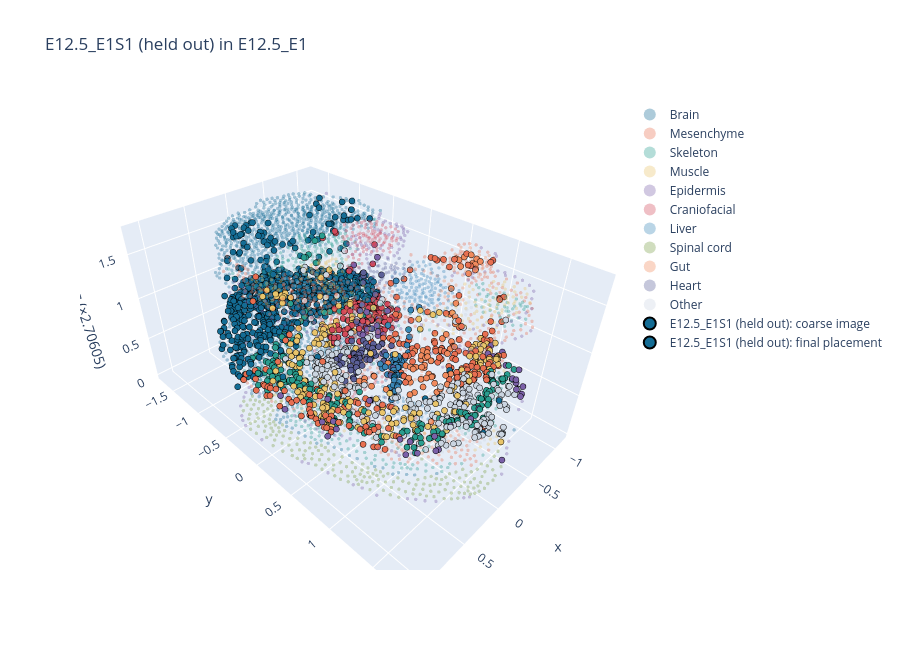

The notebook cell this image was saved under:
### Markdown cell above
## Same-species check: held-out stack sections placed as queries

Each interior section in turn is removed from the stack. Its neighbours are joined by their direct coupling from the leave-one-out check, and the section is placed back with the stack's own features (`X_feat`). It should land at its own z, with tilt about 0, `det = +1` and full coverage. The offsets from the true z measure how well the pipeline places a section in the best case, for both z estimates:
- **scan**: the plane search over virtual sections;
- **sections**: the parabola through the objectives of the real sections.

The "true" z comes from the gap estimates, which are themselves uncertain (saturated gaps are lower bounds). The table therefore also gives the position as a share of the gap between the neighbours (t: 0 at the lower neighbour, 1 at the upper), next to t* of the leave-one-out check. Plots are shown for the middle section only.

### Code cell
def drop_section(ST, k, P_loo):
    keep = ST["section"] != ST["names"][k]
    new_idx = np.full(len(keep), -1); new_idx[keep] = np.arange(keep.sum())
    pairs = []
    for kk, (i, j, w) in enumerate(ST["pairs"]):
        if kk == k - 1:   # (k-1, k) and (k, k+1) become one pair (k-1, k+1)
            off_a, off_b = np.flatnonzero(ST["section"] == ST["names"][k - 1])[0], np.flatnonzero(ST["section"] == ST["names"][k + 1])[0]
            i2, j2, w2 = s3.displacement_pairs(P_loo, off_a, off_b)
            pairs.append((new_idx[i2], new_idx[j2], w2))
        elif kk != k:
            pairs.append((new_idx[i], new_idx[j], w))
    out = dict(ST, names=[s for s in ST["names"] if s != ST["names"][k]], z=np.delete(ST["z"], k), section=ST["section"][keep],
               xyz=ST["xyz"][keep], labels=ST["labels"][keep], emb={e: x[keep] for e, x in ST["emb"].items()},
               Y=Y_stack_hvg[keep], pairs=pairs)
    return out

ss_rows = []
if SAMESPECIES_TEST and loo_pairs:
    k_plot = sorted(loo_pairs, key=lambda kk: abs(kk - (n_sec - 1) / 2))[0]
    t_star = best_t.set_index("section").t_star if len(loo) else pd.Series(dtype=float)
    for k in sorted(loo_pairs):
        s = stack_names[k]
        m = ST["section"] == s
        q_ss = dict(name=f"{s} (held out)", xy=centred(stack_red[s].obsm["spatial"]), emb=ST["emb"]["X_feat"][m],
                    labels=ST["labels"][m], Y=Y_stack_hvg[m], full_obs=None, L=lat(STACK_DS, s)[0])
        ST_minus = drop_section(dict(ST, Y=None), k, loo_pairs[k])
        # the query is scaled to an RMS radius of 1, the stack by its median; undo the difference for this check
        q_ss["xy"] *= s3.rms_radius(xy_raw[s])
        r, _ = place_query(q_ss, ST_minus, emb_key="X_feat", final_method="fgw", compare=False, plots=(k == k_plot))
        if r is None:
            continue
        za, zb = z_sec[k - 1], z_sec[k + 1]
        tt = lambda zz: (zz - za) / (zb - za)
        ss_rows.append(dict(section=s, true_z=z_sec[k], z0_scan=r["z0_scan"], z0_sections=r["z0_sections"],
                            z0_coarse=r["z0_coarse"], t_true=tt(z_sec[k]), t_scan=tt(r["z0_scan"]),
                            t_sections=tt(r["z0_sections"]), t_star_loo=t_star.get(s, np.nan),
                            tilt=f"{r['theta_u_scan']:+.0f}/{r['theta_v_scan']:+.0f}", det=r["det"],
                            label_acc=r["label_acc"]))
    ss = pd.DataFrame(ss_rows)
    if len(ss):
        print(ss.round(3).to_string(index=False))
        for e in ("scan", "sections", "coarse"):
            print(f"mean |z0 - true z| ({e}): {np.mean(np.abs(ss[f'z0_{e}'] - ss.true_z)):.3f}")
        print(f"mean |z of the nearest neighbour - true z|: "
              f"{np.mean([min(z_sec[k] - z_sec[k - 1], z_sec[k + 1] - z_sec[k]) for k in sorted(loo_pairs)]):.3f}")

### Figure 1 — Plotly figure (JSON) as saved in the notebook; plotly's stock layout.template omitted (floating-point values rounded to 4 significant figures; data arrays with more than 128 entries replaced by an {"elided": "..."} marker saying what was removed)
{"data": [{"marker": {"color": "#146C94", "opacity": 0.35, "size": 2}, "mode": "markers", "name": "Brain", "type": "scatter3d", "x": {"elided": "1409 float values"}, "y": {"elided": "1409 float values"}, "z": {"elided": "1409 float values"}}, {"marker": {"color": "#E76F51", "opacity": 0.35, "size": 2}, "mode": "markers", "name": "Mesenchyme", "type": "scatter3d", "x": {"elided": "553 float values"}, "y": {"elided": "553 float values"}, "z": {"elided": "553 float values"}}, {"marker": {"color": "#2A9D8F", "opacity": 0.35, "size": 2}, "mode": "markers", "name": "Skeleton", "type": "scatter3d", "x": {"elided": "462 float values"}, "y": {"elided": "462 float values"}, "z": {"elided": "462 float values"}}, {"marker": {"color": "#E9C46A", "opacity": 0.35, "size": 2}, "mode": "markers", "name": "Muscle", "type": "scatter3d", "x": {"elided": "253 float values"}, "y": {"elided": "253 float values"}, "z": {"elided": "253 float values"}}, {"marker": {"color": "#7B61A8", "opacity": 0.35, "size": 2}, "mode": "markers", "name": "Epidermis", "type": "scatter3d", "x": {"elided": "235 float values"}, "y": {"elided": "235 float values"}, "z": {"elided": "235 float values"}}, {"marker": {"color": "#D1495B", "opacity": 0.35, "size": 2}, "mode": "markers", "name": "Craniofacial", "type": "scatter3d", "x": {"elided": "188 float values"}, "y": {"elided": "188 float values"}, "z": {"elided": "188 float values"}}, {"marker": {"color": "#3A86B7", "opacity": 0.35, "size": 2}, "mode": "markers", "name": "Liver", "type": "scatter3d", "x": {"elided": "207 float values"}, "y": {"elided": "207 float values"}, "z": {"elided": "207 float values"}}, {"marker": {"color": "#7A9E45", "opacity": 0.35, "size": 2}, "mode": "markers", "name": "Spinal cord", "type": "scatter3d", "x": {"elided": "194 float values"}, "y": {"elided": "194 float values"}, "z": {"elided": "194 float values"}}, {"marker": {"color": "#F08A5D", "opacity": 0.35, "size": 2}, "mode": "markers", "name": "Gut", "type": "scatter3d", "x": {"elided": "132 float values"}, "y": {"elided": "132 float values"}, "z": {"elided": "132 float values"}}, {"marker": {"color": "#5B5F97", "opacity": 0.35, "size": 2}, "mode": "markers", "name": "Heart", "type": "scatter3d", "x": {"elided": "129 float values"}, "y": {"elided": "129 float values"}, "z": {"elided": "129 float values"}}, {"marker": {"color": "#CBD5E1", "opacity": 0.35, "size": 2}, "mode": "markers", "name": "Other", "type": "scatter3d", "x": {"elided": "238 float values"}, "y": {"elided": "238 float values"}, "z": {"elided": "238 float values"}}, {"marker": {"color": {"elided": "1000 str values"}, "line": {"color": "black", "width": 0.5}, "size": 3.5}, "mode": "markers", "name": "E12.5_E1S1 (held out): coarse image", "type": "scatter3d", "x": {"elided": "1000 float values"}, "y": {"elided": "1000 float values"}, "z": {"elided": "1000 float values"}}, {"marker": {"color": {"elided": "1000 str values"}, "line": {"color": "black", "width": 0.5}, "size": 3.5}, "mode": "markers", "name": "E12.5_E1S1 (held out): final placement", "type": "scatter3d", "x": {"elided": "1000 float values"}, "y": {"elided": "1000 float values"}, "z": {"elided": "1000 float values"}}], "layout": {"height": 650, "legend": {"itemsizing": "constant"}, "scene": {"aspectmode": "data", "zaxis": {"title": {"text": "z (×2.70605)"}}}, "title": {"text": "E12.5_E1S1 (held out) in E12.5_E1"}}}
